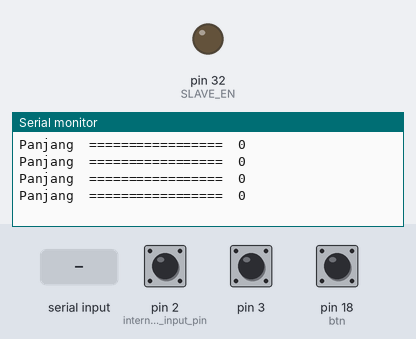
The sketch below on a simulated Arduino Mega 2560, built with avr-gcc and run on an emulated ATmega2560. Shown: output pins drawn as LEDs (lit = HIGH), the last lines printed to the serial monitor. The test bench sets the inputs (shaded band); at power-on: pin 2 (internal_pullup_input_pin) HIGH, pin 3 HIGH, pin 18 (btn) HIGH.

Above: at 1.2 s.
1.3 s: "data 1 : \n" received over the second serial link
At 1.46 s:
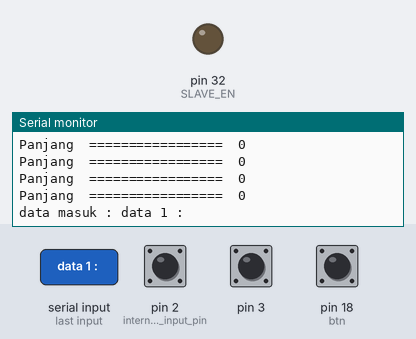
2.8 s: "#\n" received over the second serial link
At 2.96 s:
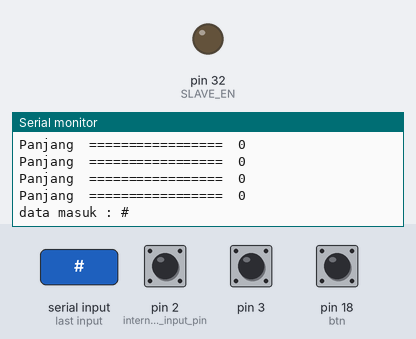
4.3 s: "@\n" received over the second serial link
At 4.47 s:
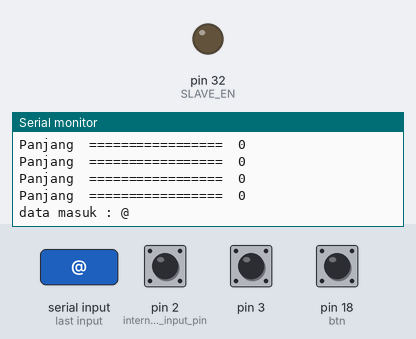

The sketch:

atmega2560_Xbee_rs485.ino
```cpp
#include <SoftwareSerial.h>

//#define LED       2
#define SLAVE_EN  32
#define btn 18


//SoftwareSerial rs485();

int panjangLama = 0;
long counter = 0;
//======================parsingData=============
String dataIn;
String dt[10];
int i;
boolean parsing = false;


int yaw = 0, pitch = 0, roll = 0;


int panjang = 0;

void ai0() {
  // ai0 is activated if DigitalPin nr 2 is going from LOW to HIGH
  // Check pin 3 to determine the direction
  if (digitalRead(3) == LOW) {
    counter++;
  } else {
    counter--;
  }
}

void ai1() {
  // ai0 is activated if DigitalPin nr 3 is going from LOW to HIGH
  // Check with pin 2 to determine the direction
  if (digitalRead(2) == LOW) {
    counter--;
  } else {
    counter++;
  }
}

void setup() {
  //  pinMode(LED , OUTPUT);                        // Declare LED pin as output
  pinMode(SLAVE_EN , OUTPUT);                   // Declare Enable pin as output
  //  pinMode(faseA, INPUT);
  //  pinMode(faseB, INPUT);
  //
  //  attachInterrupt(faseA, baca, RISING);

  pinMode(2, INPUT_PULLUP); // internal pullup input pin 2

  pinMode(3, INPUT_PULLUP); // internalเป็น pullup input pin 3
  //Setting up interrupt
  //A rising pulse from encodenren activated ai0(). AttachInterrupt 0 is DigitalPin nr 2 on moust Arduino.
  attachInterrupt(0, ai0, RISING);

  //B rising pulse from encodenren activated ai1(). AttachInterrupt 1 is DigitalPin nr 3 on moust Arduino.
  attachInterrupt(1, ai1, RISING);
  // attachInterrupt(faseB, ISR, Mode);

  pinMode(btn, INPUT_PULLUP);

  Serial.begin(9600);                           // set serial communication baudrate
  Serial3.begin(9600);                          //Xbee
  Serial2.begin(9600);                          //RS485
  digitalWrite(SLAVE_EN , LOW);                 // Make Enable pin low
  // Receiving mode ON
  dataIn = "";

  //  SerialBT.begin("Inclinometer"); //Bluetooth device name


}
unsigned long waktu = millis(), waktuEncoder = millis();
void loop() {
  digitalWrite(SLAVE_EN , LOW);// receiver
  if (digitalRead(btn) == 0) {
    counter = panjang = 0;
  }
  if (Serial2.available() > 0)
  {
    char inChar = (char)Serial2.read();
    dataIn += inChar;
    if (inChar == '\n') {
      parsing = true;
    }
  }
  if (parsing)
  {
    parsingData();
    parsing = false;
    dataIn = "";
  }
  if (millis() - waktuEncoder > 250) {
    panjang = counter * 50 / 24000;
    waktuEncoder = millis();
    Serial.print("Panjang  =================  ");
    Serial.println(panjang);
  }

  if (panjang != panjangLama) {
    Serial.println("==========================kirimBT");
    kirimBT();
    panjangLama = panjang;
  }
}


void parsingData()
{

  int j = 0;
  //kirim data yang telah diterima sebelumnya
  Serial.print("data masuk : ");
  Serial.print(dataIn);
  Serial.print("\n");
  //  SerialBT.write(dataIn);
  //inisialisasi variabel, (reset isi variabel)
  dt[j] = "";
  //proses parsing data
  for (i = 0; i < dataIn.length(); i++)
  {
    //pengecekan tiap karakter dengan karakter (#) dan (,)
    if ((dataIn[i] == '#') || (dataIn[i] == '@') || (dataIn[i] == '='))
    {
      //increment variabel j, digunakan untuk merubah index array penampung
      j++;
      dt[j] = ""; //inisialisasi variabel array dt[j]
    }
    else
    {
      //proses tampung data saat pengecekan karakter selesai.
      dt[j] = dt[j] + dataIn[i];
    }
  }
  yaw = dt[1].toFloat();
  pitch = dt[2].toFloat();
  roll = dt[3].toFloat() - 1;
  //kirim data hasil parsing
  //  Serial.print("data 1 : ");
  //  Serial.print(dt[0]);
  //  Serial.print("\n");
  //  Serial.print("yaw   = ");
  //  Serial.print(dt[1].toFloat());
  //  Serial.print("\n");
  //  Serial.print("pitch = ");
  //  Serial.print(dt[2].toFloat());
  //  Serial.print("\n");
  //  Serial.print("roll  = ");
  //  Serial.print(dt[3].toFloat());
  //  Serial.print("\n");
  //  Serial.print("data 5 : ");
  //  Serial.print(dt[4]);
  //  Serial.print("\n\n");


  //  SerialBT.print("data 1 : ");
  //  SerialBT.print(dt[0]);
  //  SerialBT.print("\n");
  //  SerialBT.print("yaw   = ");
  //  SerialBT.print(dt[1].toFloat());
  //  SerialBT.print("\n");
  //  SerialBT.print("pitch = ");
  //  SerialBT.print(dt[2].toFloat());
  //  SerialBT.print("\n");
  //  SerialBT.print("roll  = ");
  //  SerialBT.print(dt[3].toFloat());
  //  SerialBT.print("\n\n");
  //delay(1000);
  dataIn = "";
}


void kirimBT() {
  Serial3.print(pitch);
  Serial3.print("#");
  Serial3.print(yaw);
  Serial3.print("#");
  Serial3.print(roll);
  Serial3.print("#");
  Serial3.print(panjang);
  Serial3.print("\n");
  waktu = millis();
}
```

Measured:
- after the input at 1.3 s, the serial monitor: prints a new line at once (image 1)
- after the input at 2.8 s, the serial monitor: prints a new line at once (image 2)
- after the input at 4.3 s, the serial monitor: prints a new line at once (image 3)
